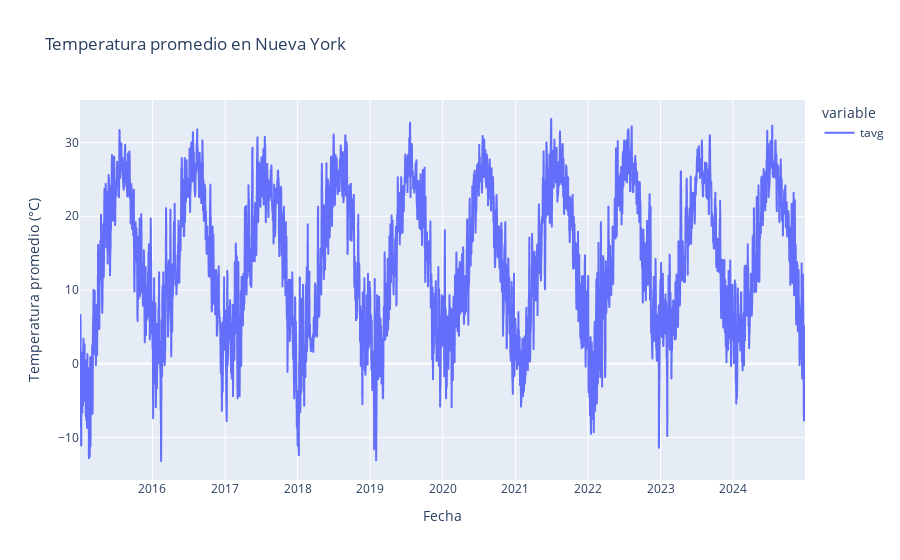

This figure's notebook cell:
### Code cell
import plotly.express as px
import plotly.graph_objects as go
import matplotlib.pyplot as plt

from statsmodels.tsa.seasonal import seasonal_decompose
from statsmodels.graphics.tsaplots import plot_acf, plot_pacf
from statsmodels.tsa.stattools import adfuller

# Gráfico interactivo de la serie temporal
fig = px.line(new_york_tavg, title="Temperatura promedio en Nueva York", labels={"value": "Temperatura", "date": "Fecha"})
fig.update_layout(xaxis_title="Fecha", yaxis_title="Temperatura promedio (°C)")
fig.show()

### Figure 1 — Plotly figure (JSON) as saved in the notebook; plotly's stock layout.template omitted (floating-point values rounded to 4 significant figures; data arrays with more than 128 entries replaced by an {"elided": "..."} marker saying what was removed)
{"data": [{"hovertemplate": "variable=tavg<br>Fecha=%{x}<br>Temperatura=%{y}<extra></extra>", "legendgroup": "tavg", "line": {"color": "#636efa", "dash": "solid"}, "marker": {"symbol": "circle"}, "mode": "lines", "name": "tavg", "showlegend": true, "type": "scattergl", "x": {"elided": "3649 str values"}, "xaxis": "x", "y": {"elided": "3649 float values"}, "yaxis": "y"}], "layout": {"legend": {"title": {"text": "variable"}, "tracegroupgap": 0}, "title": {"text": "Temperatura promedio en Nueva York"}, "xaxis": {"anchor": "y", "domain": [0, 1], "title": {"text": "Fecha"}}, "yaxis": {"anchor": "x", "domain": [0, 1], "title": {"text": "Temperatura promedio (°C)"}}}}
